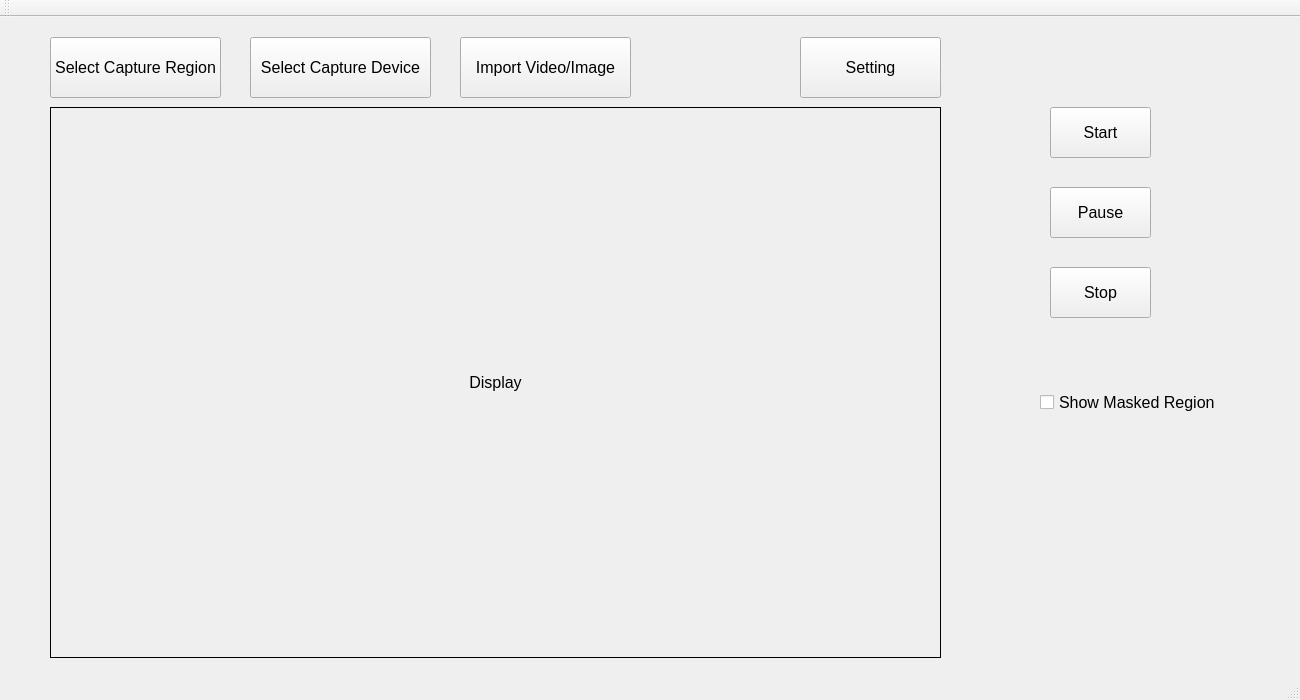
<?xml version="1.0" encoding="UTF-8"?>
<ui version="4.0">
 <class>MainWindow</class>
 <widget class="QMainWindow" name="MainWindow">
  <property name="geometry">
   <rect>
    <x>0</x>
    <y>0</y>
    <width>1300</width>
    <height>700</height>
   </rect>
  </property>
  <property name="windowTitle">
   <string>MainWindow</string>
  </property>
  <property name="documentMode">
   <bool>false</bool>
  </property>
  <property name="unifiedTitleAndToolBarOnMac">
   <bool>false</bool>
  </property>
  <widget class="QWidget" name="centralWidget">
   <widget class="QPushButton" name="browsePathButton">
    <property name="geometry">
     <rect>
      <x>460</x>
      <y>20</y>
      <width>171</width>
      <height>61</height>
     </rect>
    </property>
    <property name="font">
     <font>
      <pointsize>12</pointsize>
     </font>
    </property>
    <property name="text">
     <string>Import Video/Image</string>
    </property>
   </widget>
   <widget class="QPushButton" name="playButton">
    <property name="geometry">
     <rect>
      <x>1050</x>
      <y>90</y>
      <width>101</width>
      <height>51</height>
     </rect>
    </property>
    <property name="font">
     <font>
      <pointsize>12</pointsize>
     </font>
    </property>
    <property name="text">
     <string>Start</string>
    </property>
   </widget>
   <widget class="QPushButton" name="stopButton">
    <property name="enabled">
     <bool>true</bool>
    </property>
    <property name="geometry">
     <rect>
      <x>1050</x>
      <y>250</y>
      <width>101</width>
      <height>51</height>
     </rect>
    </property>
    <property name="font">
     <font>
      <pointsize>12</pointsize>
     </font>
    </property>
    <property name="text">
     <string>Stop</string>
    </property>
   </widget>
   <widget class="QPushButton" name="pauseButton">
    <property name="geometry">
     <rect>
      <x>1050</x>
      <y>170</y>
      <width>101</width>
      <height>51</height>
     </rect>
    </property>
    <property name="font">
     <font>
      <pointsize>12</pointsize>
     </font>
    </property>
    <property name="text">
     <string>Pause</string>
    </property>
   </widget>
   <widget class="QLabel" name="lblCCTV1">
    <property name="geometry">
     <rect>
      <x>50</x>
      <y>90</y>
      <width>891</width>
      <height>551</height>
     </rect>
    </property>
    <property name="font">
     <font>
      <family>MS Shell Dlg 2</family>
      <pointsize>12</pointsize>
      <weight>50</weight>
      <bold>false</bold>
     </font>
    </property>
    <property name="cursor">
     <cursorShape>ArrowCursor</cursorShape>
    </property>
    <property name="mouseTracking">
     <bool>true</bool>
    </property>
    <property name="frameShape">
     <enum>QFrame::Box</enum>
    </property>
    <property name="frameShadow">
     <enum>QFrame::Plain</enum>
    </property>
    <property name="lineWidth">
     <number>1</number>
    </property>
    <property name="midLineWidth">
     <number>0</number>
    </property>
    <property name="text">
     <string>Display</string>
    </property>
    <property name="alignment">
     <set>Qt::AlignCenter</set>
    </property>
   </widget>
   <widget class="QPushButton" name="settingButton">
    <property name="geometry">
     <rect>
      <x>800</x>
      <y>20</y>
      <width>141</width>
      <height>61</height>
     </rect>
    </property>
    <property name="font">
     <font>
      <pointsize>12</pointsize>
     </font>
    </property>
    <property name="text">
     <string>Setting</string>
    </property>
   </widget>
   <widget class="QPushButton" name="openCamButton">
    <property name="geometry">
     <rect>
      <x>250</x>
      <y>20</y>
      <width>181</width>
      <height>61</height>
     </rect>
    </property>
    <property name="font">
     <font>
      <pointsize>12</pointsize>
     </font>
    </property>
    <property name="text">
     <string>Select Capture Device</string>
    </property>
   </widget>
   <widget class="QPushButton" name="selectCaptureRegionButton">
    <property name="geometry">
     <rect>
      <x>50</x>
      <y>20</y>
      <width>171</width>
      <height>61</height>
     </rect>
    </property>
    <property name="font">
     <font>
      <pointsize>12</pointsize>
     </font>
    </property>
    <property name="text">
     <string>Select Capture Region</string>
    </property>
   </widget>
   <widget class="QCheckBox" name="showMaskRegionCheckBox">
    <property name="geometry">
     <rect>
      <x>1040</x>
      <y>370</y>
      <width>181</width>
      <height>31</height>
     </rect>
    </property>
    <property name="font">
     <font>
      <pointsize>12</pointsize>
     </font>
    </property>
    <property name="text">
     <string>Show Masked Region</string>
    </property>
   </widget>
  </widget>
  <widget class="QMenuBar" name="menuBar">
   <property name="geometry">
    <rect>
     <x>0</x>
     <y>0</y>
     <width>1300</width>
     <height>21</height>
    </rect>
   </property>
  </widget>
  <widget class="QToolBar" name="mainToolBar">
   <attribute name="toolBarArea">
    <enum>TopToolBarArea</enum>
   </attribute>
   <attribute name="toolBarBreak">
    <bool>false</bool>
   </attribute>
  </widget>
  <widget class="QStatusBar" name="statusBar"/>
 </widget>
 <layoutdefault spacing="6" margin="11"/>
 <resources/>
 <connections/>
</ui>
